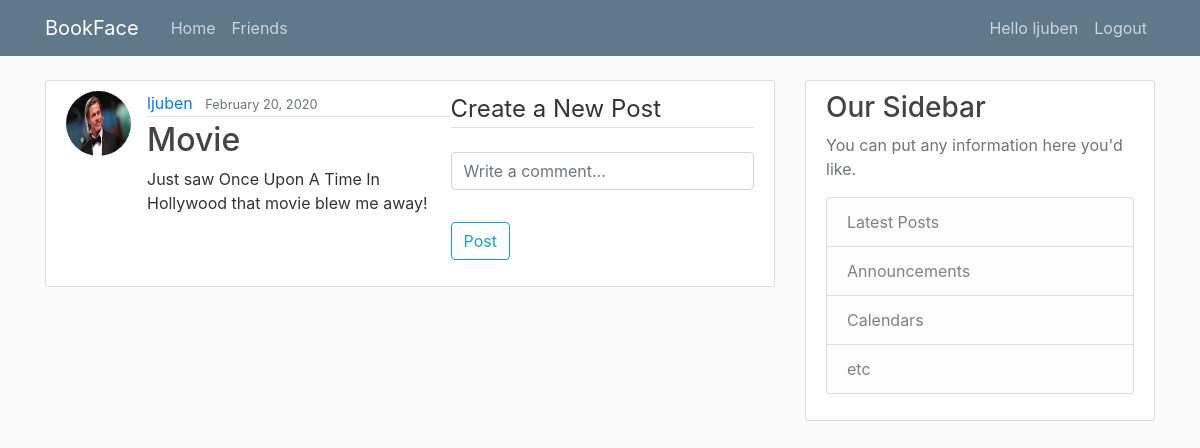
Page /post/addComment/10 (signed in) on the committed database.
### post/models.py (models this page shows, shortened)
class Post(models.Model):
    title = models.CharField(max_length=100)
    content = models.TextField()
    date_posted = models.DateTimeField(default=timezone.now)
    num_likes = models.IntegerField(default=0)
    author = models.ForeignKey(User, on_delete=models.CASCADE)

### users/models.py (models this page shows, shortened)
class Profile(models.Model):
    user = models.OneToOneField(User, on_delete=models.CASCADE)
    image = models.ImageField(default='default.jpg', upload_to='profile_pics')

### post/views.py (the view, shortened to what this page needs)
# urls.py: path('addComment/<int:id>', views.addComment, name='add-comment'),
@login_required
def addComment(request, id):
    post = Post.objects.get(pk=id)
    if request.method == 'GET':
        comment = NewComment()
        context = {
            'post': post,
            'comment': comment
        }
        return render(request, 'post/addComment.html', context)

### post/forms.py
class NewComment(Form):
    description = forms.CharField(label='', widget=forms.TextInput(attrs={'placeholder': 'Write a comment...'}), )

### post/templates/post/addComment.html (shortened to what this page needs)
{% extends 'post/base.html' %}
{% load crispy_forms_tags %}
{% block content%}
    <article class="media content-section">
    <img class="rounded-circle article-img" alt="da ja ebam majka ti" src="{{ post.author.profile.image.url }}">
    <div class="media-body">
      <div class="article-metadata">
        <a class="mr-2" href="#">{{ post.author }}</a>
        <small class="text-muted">{{ post.date_posted|date:"F d, Y" }}</small>
      </div>
      <h2 class="article-title">{{ post.title }}</h2>
      <p class="article-content">{{ post.content }}</p>
    </div>
    <div class="media-body">
         <form method="post">
            <fieldset class="form-group">
                <legend class="border-bottom mb-4">Create a New Post</legend>
                {{ comment|crispy}}
            </fieldset>
            <div class="form-group">
                <button type="submit" class="btn btn-outline-info">Post</button>
            </div>
        </form>
    </div>
  </article>
{% endblock content %}

### post/templates/post/base.html (shortened to what this page needs)
{% load static %}
<!DOCTYPE html>
<html lang="en">
<head>
    <link rel="stylesheet" href="https://maxcdn.bootstrapcdn.com/bootstrap/4.0.0/css/bootstrap.min.css">
    <link rel="stylesheet" type="text/css" href="{% static 'post/main.css' %}">
</head>
<body>
    <header class="site-header">
      <nav class="navbar navbar-expand-md navbar-dark bg-steel fixed-top">
        <div class="container">
          <a class="navbar-brand mr-4" href="{% url 'post-index' %}">BookFace</a>
          <div class="collapse navbar-collapse" id="navbarToggle">
            <div class="navbar-nav mr-auto">
              <a class="nav-item nav-link" href="{% url 'post-index' %}">Home</a>
              <a class="nav-item nav-link" href="{% url 'friends-index' %}">Friends</a>
            </div>
            <div class="navbar-nav">
                {% if user.is_authenticated %}
                  <a class="nav-item nav-link" href="{% url 'user-profile' user.id %}">Hello {{ user.username }}</a>
                  <a class="nav-item nav-link" href="{% url 'logout' %}">Logout</a>
                {% else %}
                    <a class="nav-item nav-link" href="{% url 'login' %}">Login</a>
                    <a class="nav-item nav-link" href="{% url 'user-create' %}">Register</a>
                {% endif %}
            </div>
          </div>
        </div>
      </nav>
    </header>
    <main role="main" class="container">
      <div class="row">
        <div class="col-md-8">
          {% block content %}{% endblock %}
        </div>
        <div class="col-md-4">
          <div class="content-section">
            <h3>Our Sidebar</h3>
            <p class='text-muted'>You can put any information here you'd like.
              <ul class="list-group">
                <li class="list-group-item list-group-item-light">Latest Posts</li>
                <li class="list-group-item list-group-item-light">Announcements</li>
                <li class="list-group-item list-group-item-light">Calendars</li>
                <li class="list-group-item list-group-item-light">etc</li>
              </ul>
            </p>
          </div>
        </div>
      </div>
    </main>
</body>
</html>

### post/static/post/main.css (style rules this page uses)
body { background: #fafafa; color: #333333; margin-top: 5rem; }
h1, h2, h3, h4, h5, h6 { color: #444444; }
ul { margin: 0; }
.bg-steel { background-color: #5f788a; }
.site-header .navbar-nav .nav-link { color: #cbd5db; }
.content-section { background: #ffffff; padding: 10px 20px; border: 1px solid #dddddd; border-radius: 3px; margin-bottom: 20px; }
.article-title { color: #444444; }
.article-content { white-space: pre-line; }
.article-img { height: 65px; width: 65px; margin-right: 16px; }
.article-metadata { padding-bottom: 1px; margin-bottom: 4px; border-bottom: 1px solid #e3e3e3 }

### rows in the picture
Post: author.profile.image (picture), author "ljuben", date_posted "February 20, 2020", title "Movie", content "Just saw Once Upon A Time In Hollywood that movie blew me away!"

### other values in the picture
{{ user.username }} "ljuben"
